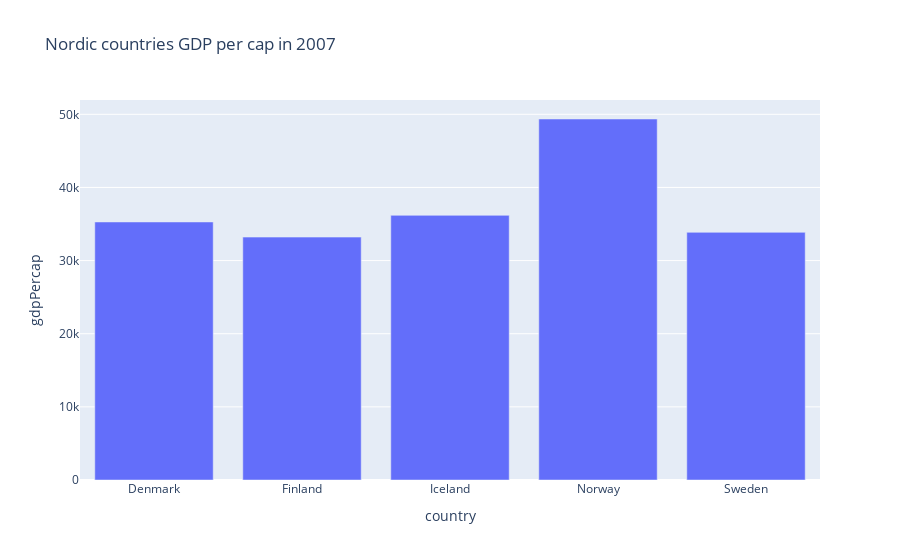

Source (notebook cell):
### Markdown cell above
## Bar chart to compare nordic countries

### Code cell
px.bar(
    nordic2007, x="country", y="gdpPercap", title="Nordic countries GDP per cap in 2007"
)

### Figure 1 — Plotly figure (JSON) as saved in the notebook; plotly's stock layout.template omitted (floating-point values rounded to 4 significant figures)
{"data": [{"alignmentgroup": "True", "hovertemplate": "country=%{x}<br>gdpPercap=%{y}<extra></extra>", "legendgroup": "", "marker": {"color": "#636efa", "pattern": {"shape": ""}}, "name": "", "offsetgroup": "", "orientation": "v", "showlegend": false, "textposition": "auto", "type": "bar", "x": ["Denmark", "Finland", "Iceland", "Norway", "Sweden"], "xaxis": "x", "y": [35280.0, 33210.0, 36180.0, 49360.0, 33860.0], "yaxis": "y"}], "layout": {"barmode": "relative", "legend": {"tracegroupgap": 0}, "title": {"text": "Nordic countries GDP per cap in 2007"}, "xaxis": {"anchor": "y", "domain": [0, 1], "title": {"text": "country"}}, "yaxis": {"anchor": "x", "domain": [0, 1], "title": {"text": "gdpPercap"}}}}
